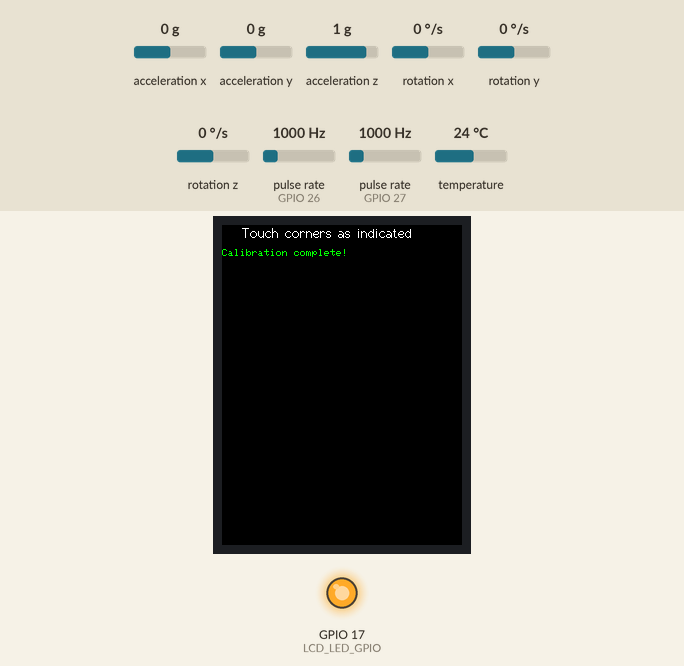
This program was run on a simulated ESP32. On the bench: 320×240 colour display, output pins drawn as LEDs (lit = HIGH). Wiring (inferred from the names in the program): 2 × pulse sensor: data GPIO 26 / data GPIO 27. The test bench sets the inputs (shaded band); at power-on: acceleration y 0 g, pulse rate (sensors on GPIO 26, GPIO 27) 1000 Hz, acceleration z 1 g, acceleration x 0 g, rotation x 0 °/s, rotation y 0 °/s, rotation z 0 °/s, temperature 24 °C. WiFi joins after 1.5 s; servers stay silent unless stated; network time is answered at once with the bench clock; the local clock reads 2024-03-15 10:24:30 at power-on unless the program sets it; storage starts empty; what the program prints to the serial monitor is not drawn.

Above: at 0.4 s.
At 5.2 s:
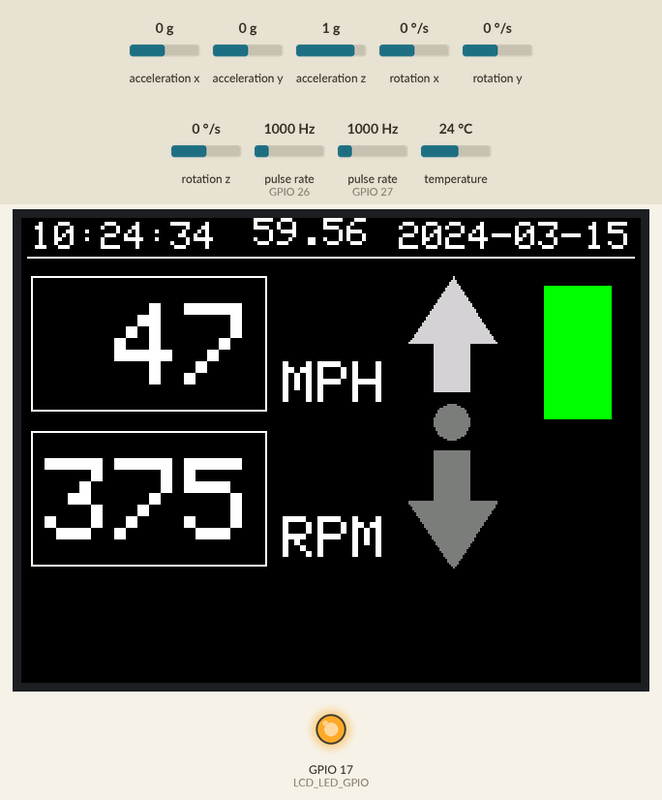
5.3 s: acceleration y set to 1.4 g
At 7.34 s:
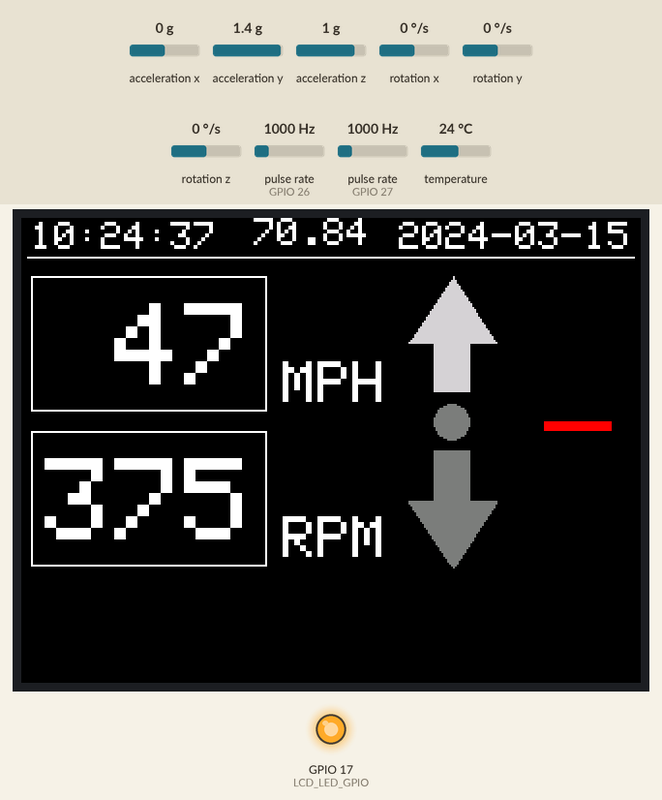
8.3 s: pulse rate (sensor on GPIO 26) set to 100 Hz
At 8.57 s:
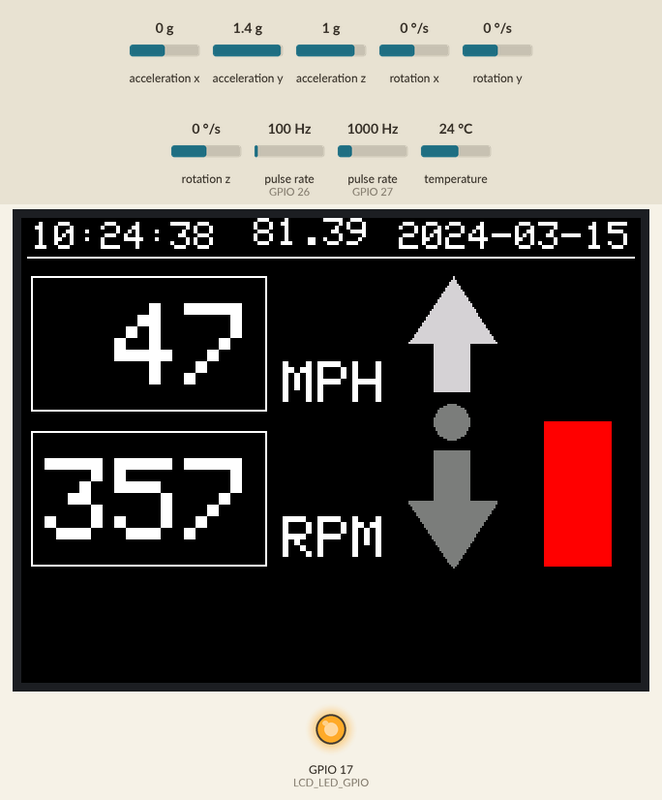
10.2 s: pulse rate (sensor on GPIO 27) set to 100 Hz
11.9 s: acceleration z set to -1.4 g
At 12.15 s:
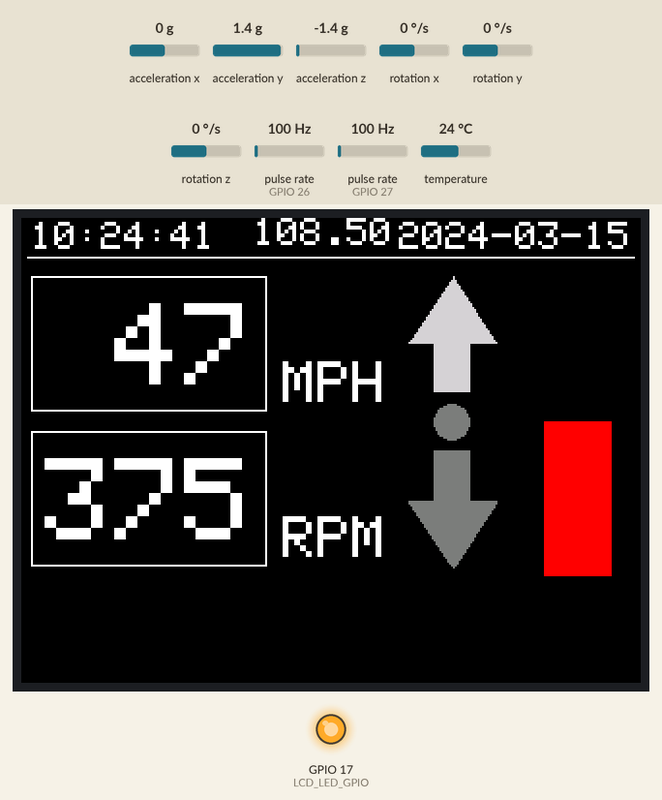
13.4 s: pulse rate (sensor on GPIO 26) set to 2500 Hz
At 16.18 s:
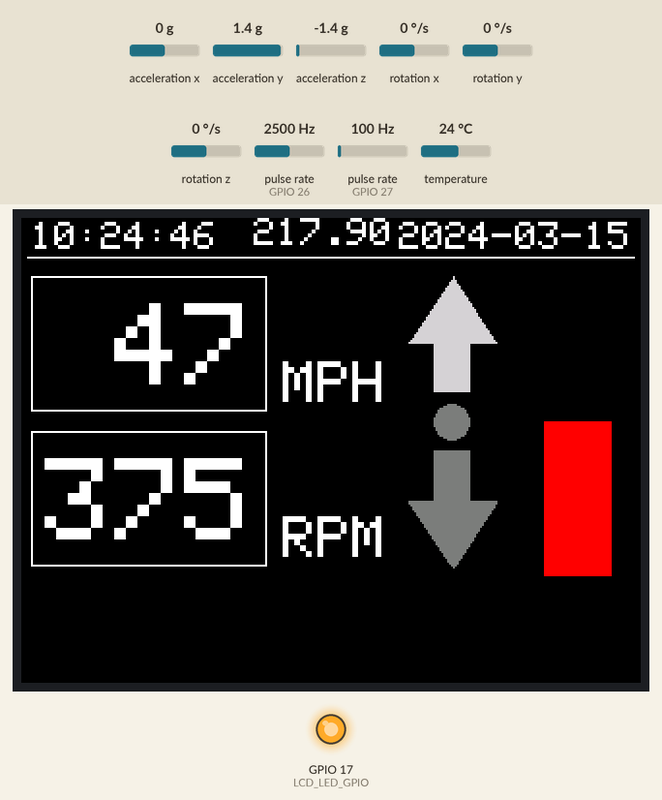
16.4 s: pulse rate (sensor on GPIO 27) set to 350 Hz
Timing chart, 0 to 19.1 s (numbered marks = the images above; inputs shaded):
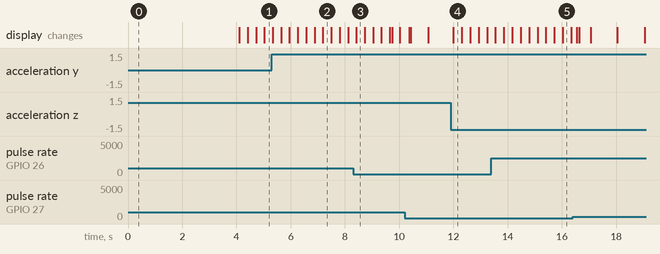

The program:

main.cpp
```cpp
#include <Arduino.h>
#include "SPI.h"
#include "TFT_eSPI.h"

#include "FS.h"
#include "SPIFFS.h"

#include <WiFi.h>
#include <ESPmDNS.h>
#include <WiFiUdp.h>
#include <ArduinoOTA.h>

#include <Adafruit_MPU6050.h>
#include <Adafruit_Sensor.h>
#include <Wire.h>

#include <NTPClient.h>
#include <WiFiUdp.h>

#include <AsyncTCP.h>
#include <ESPAsyncWebServer.h>
#include <WebSerial.h>

const char* ssid = "";
const char* password = "";

#define LCD_LED_GPIO   17
#define PWM1_Ch    0
#define PWM1_Res   8
#define PWM1_Freq  1000

#define WHEEL_SENSOR 27
#define PEDAL_SENSOR 26

#define CALIBRATION_FILE    "/TouchCalData1"
#define RECALIBRATE_TOUCH   false
#define TOUCH_THRESHOLD     300

#define ACCEL_OFFSET_X    -0.64
#define ACCEL_OFFSET_Y    -0.24
#define ACCEL_OFFSET_Z    -1.46

int PWM1_DutyCycle = 0;

static uint32_t last_wheel = 1;
static uint32_t last_last_wheel = 0;
static uint32_t last_five_wheel[5] = {0, 1, 2, 3, 4};

static uint32_t last_pedal = 1;
static uint32_t last_last_pedal = 0;
static uint32_t last_eight_pedal[8] = {0, 1, 2, 3, 4, 5, 6, 7};

static float pitches[100] = {0};

static uint16_t logger_cadence = 0;
static uint16_t logger_speed = 0;
static uint16_t logger_gear = 0;
String logger_buffer = "";

hw_timer_t *logger_timer = NULL;
fs::File file;

uint16_t x, y;
uint16_t ota_counter = 0;

TFT_eSPI tft = TFT_eSPI();
Adafruit_MPU6050 mpu;
WiFiUDP ntpUDP;
NTPClient timeClient(ntpUDP);
AsyncWebServer server(80);

uint32_t get_mph();
uint32_t get_cadence();

void pedal_interrupt() {

  //if less than 20ms since last interrupt, ignore it
  if (millis() - last_pedal < 20) return;

  logger_cadence += 1;

  last_last_pedal = last_pedal;
  last_pedal = millis();

  //shuffle along the array
  for (int i = 0; i < 7; i++) {
    last_eight_pedal[i] = last_eight_pedal[i+1];
  }
  last_eight_pedal[7] = last_pedal;

}

void wheel_interrupt() {

  //if less than 20ms since last interrupt, ignore it
  if (millis() - last_wheel < 100) return;

  logger_speed += 1;

  last_last_wheel = last_wheel;
  last_wheel = millis();

  //shuffle along the array
  for (int i = 0; i < 4; i++) {
    last_five_wheel[i] = last_five_wheel[i+1];
  }
  last_five_wheel[4] = last_wheel;

}

void IRAM_ATTR logger_timer_callback() {
  // Write last values to file system
  logger_buffer += millis();
  logger_buffer += ",";

  logger_buffer += logger_cadence;
  logger_buffer += ",";

  logger_buffer += logger_speed;
  logger_buffer += ",";

  logger_buffer += logger_gear;
  logger_buffer += ",";

  // Zero values
  logger_cadence = 0;
  logger_speed = 0;
}

void touch_calibrate()
{
  uint16_t calData[5];
  uint8_t calDataOK = 0;

  // check file system exists
  if (!SPIFFS.begin()) {
    Serial.println("Formating file system");
    SPIFFS.format();
    SPIFFS.begin();
  }

  // check if calibration file exists and size is correct
  if (SPIFFS.exists(CALIBRATION_FILE)) {
    if (RECALIBRATE_TOUCH)
    {
      // Delete if we want to re-calibrate
      SPIFFS.remove(CALIBRATION_FILE);
    }
    else
    {
      fs::File f = SPIFFS.open(CALIBRATION_FILE, "r");
      if (f) {
        if (f.readBytes((char *)calData, 14) == 14)
          calDataOK = 1;
        f.close();
      }
    }
  }

  if (calDataOK && !RECALIBRATE_TOUCH) {
    // calibration data valid
    tft.setTouch(calData);
  } else {
    // data not valid so recalibrate
    tft.fillScreen(TFT_BLACK);
    tft.setCursor(20, 0);
    tft.setTextFont(2);
    tft.setTextSize(1);
    tft.setTextColor(TFT_WHITE, TFT_BLACK);

    tft.println(F("Touch corners as indicated"));

    tft.setTextFont(1);
    tft.println();

    if (RECALIBRATE_TOUCH) {
      tft.setTextColor(TFT_RED, TFT_BLACK);
      tft.println(F("Set RECALIBRATE_TOUCH to false to stop this running again!"));
    }

    tft.calibrateTouch(calData, TFT_MAGENTA, TFT_BLACK, 15);

    tft.setTextColor(TFT_GREEN, TFT_BLACK);
    tft.println(F("Calibration complete!"));

    // store data
    fs::File f = SPIFFS.open(CALIBRATION_FILE, "w");
    if (f) {
      f.write((const unsigned char *)calData, 14);
      f.close();
    }

  }
}

//Basically a faster drop in replacement for tft.getTouch()
//Also accounts for rotation properly
//wait_z_stop makes it a fair bit slower, its for single touches not swiping
bool get_touch(uint16_t *x, uint16_t *y, bool wait_z_stop) {
  uint16_t x_tmp, y_tmp, x_tmp2, y_tmp2;

  if (tft.getTouchRawZ() < TOUCH_THRESHOLD) return false;
  tft.getTouchRaw(&x_tmp, &y_tmp);

  if (wait_z_stop) {
    uint16_t oldz = tft.getTouchRawZ();
    delayMicroseconds(100);
    uint16_t newz = tft.getTouchRawZ();
    while (newz > oldz) {
      oldz = newz;
      newz = tft.getTouchRawZ();
      delayMicroseconds(100);
    }
  }

  delayMicroseconds(100);

  if (tft.getTouchRawZ() < TOUCH_THRESHOLD) return false;
  tft.getTouchRaw(&x_tmp2, &y_tmp2);

  if (abs(x_tmp2 - x_tmp) > 30) return false;
  if (abs(y_tmp2 - y_tmp) > 30) return false;

  tft.convertRawXY(&x_tmp, &y_tmp);

  float screen_width = tft.getViewportWidth();
  float screen_height = tft.getViewportHeight();

  switch (tft.getRotation()) {
    case 0: {
      *x = x_tmp;
      *y = y_tmp;
      break;
    }
    case 1: {
      *x = y_tmp * (screen_width/screen_height);
      *y = screen_height - (x_tmp * (screen_height/screen_width));
      break;
    }
    case 2: {
      *x = screen_width - x_tmp;
      *y = screen_height - y_tmp;
      break;
    }
    case 3: {
      *x = screen_width - (y_tmp * (screen_width/screen_height));
      *y = x_tmp * (screen_height/screen_width);
      break;
    }
  }

  return true;
}

uint32_t averaged_pedal_speed() {
  int total = 0;
  for (int i = 0; i < 7; i++) {
    total += last_eight_pedal[i+1] - last_eight_pedal[i];
  }

  //convert to rpm
  return (total / 7);
}

uint32_t averaged_wheel_speed() {
  int total = 0;
  for (int i = 0; i < 4; i++) {
    total += last_five_wheel[i+1] - last_five_wheel[i];
  }

  //convert to rpm
  return (total / 4);
}

uint32_t get_mph() {
  uint32_t rpm;

  if (millis() - last_wheel > ((last_wheel - last_last_wheel) * 2)) {
    rpm = 60000/(millis() - last_wheel);
  }
  else {
    rpm = 60000/(last_wheel - last_last_wheel);
  }

  return (0.677*PI*rpm*2.23694)/60;
}

//There are 8 magnets per rotation for cadence
uint32_t get_cadence() {

  if (millis() - last_pedal > ((last_pedal - last_last_pedal)*2)) {
    return 60000/((millis() - last_pedal)*8);
  }
  else {
    return 60000/((averaged_pedal_speed())*8);
  }

}


//-------------------------------Drawing Funcs-------------------------------//
#define TEXT_FG TFT_WHITE
#define TEXT_BG TFT_BLACK
#define BG TFT_BLACK
#define DARK_SHIFT_INDICATORS TFT_DARKGREY
#define LIGHT_SHIFT_INDICATORS TFT_LIGHTGREY


void draw_main() {
  // Cls and reset
  tft.fillScreen(BG);
  tft.setCursor(5, 2);
  tft.setTextColor(TEXT_FG, TEXT_BG);
  tft.setTextSize(2);

  // Divider line between top bar and main screen
  tft.drawFastHLine(3, 20, 314, TEXT_FG);

  // Draw boxes for speed and cadence
  tft.drawRect(5, 30, 122, 70, TEXT_FG);
  tft.drawRect(5, 110, 122, 70, TEXT_FG);

  // Draw labels for speed and cadence
  tft.setTextDatum(BL_DATUM);
  tft.setTextSize(3);
  tft.drawString("MPH", 135, 98);
  tft.drawString("RPM", 135, 178);

  // Draw dark grey shift up/down and circle indicators
  //up arrow
  tft.fillTriangle(200, 64, 245, 64, 223, 30, DARK_SHIFT_INDICATORS);
  tft.fillRect(213, 64, 19, 90-64, DARK_SHIFT_INDICATORS);

  //center circle
  tft.fillRoundRect(213, 96, 19, 19, 9, DARK_SHIFT_INDICATORS);

  //down arrow
  tft.fillTriangle(200, 146, 245, 146, 223, 180, DARK_SHIFT_INDICATORS);
  tft.fillRect(213, 120, 19, 180-146, DARK_SHIFT_INDICATORS);

}

void draw_main_dynamic() {
  tft.setCursor(5, 2);
  tft.setTextColor(TEXT_FG, TEXT_BG);
  tft.setTextSize(2);

  // Draw time
  int hour = timeClient.getHours();
  int minute = timeClient.getMinutes();
  int second = timeClient.getSeconds();

  tft.setTextSize(2);
  if (hour < 10) { tft.print("0"); }
  tft.print(timeClient.getHours());
  tft.print(":");
  if (minute < 10) { tft.print("0"); }
  tft.print(timeClient.getMinutes());
  tft.print(":");
  if (second < 10) { tft.print("0"); }
  tft.print(timeClient.getSeconds());
  tft.print(" ");

  // Draw date
  String formattedDate;
  tft.setTextSize(2);
  formattedDate = timeClient.getFormattedDate();
  tft.setTextDatum(TR_DATUM);
  tft.drawString(formattedDate.substring(0, 10), 315, 2);

  // Draw speed and cadence
  tft.setTextSize(6);
  tft.setTextDatum(TR_DATUM);

  uint32_t speed = get_mph();
  uint32_t cadence = get_cadence();
  tft.drawNumber(speed, 120, 44);
  tft.drawNumber(cadence, 120, 124);

  // Text padding doesnt work for rtl so we have to do it manually
  if (speed < 100) {
    tft.fillRect(6, 31, 40, 68, TEXT_BG);
  }
  if (speed < 10) {
    tft.fillRect(46, 31, 38, 68, TEXT_BG);
  }

  if (cadence < 100) {
    tft.fillRect(6, 111, 40, 68, TEXT_BG);
  }
  if (cadence < 10) {
    tft.fillRect(46, 111, 38, 68, TEXT_BG);
  }


  float average_pitch = 0;
  for (int i = 0; i < 99; i++) {
    average_pitch += pitches[i];
  }
  average_pitch = average_pitch / 100;

  float scaled_pitch = average_pitch * 10;
  if (scaled_pitch > 80) { scaled_pitch = 80; }
  if (scaled_pitch < -80) { scaled_pitch = -80; }
  if (scaled_pitch > -2 && scaled_pitch < 2) { scaled_pitch = 0; }
  // center y is 105
  if (scaled_pitch > 0) {
    tft.fillRect(270, 105, 35, scaled_pitch, TFT_RED);
    tft.fillRect(270, 106 + scaled_pitch, 35, 81-scaled_pitch, BG);
    tft.fillRect(270, 25, 35, 80, BG);

  }
  else {
    tft.fillRect(270, 105 - abs(scaled_pitch), 35, abs(scaled_pitch), TFT_GREEN);
    tft.fillRect(270, 105-80, 35, 80-abs(scaled_pitch), BG);
    tft.fillRect(270, 105, 35, 80, BG);
  }
  if (scaled_pitch == 0) { tft.fillRect(270, 105-2, 25, 5, BG); }


  static float optimal_cadence;
  optimal_cadence = 70;
  optimal_cadence += average_pitch * 1.5;
  // Calculate if the cyclist should shift up or down
  if (cadence > 10) {  // If actually cycling

    if (cadence > optimal_cadence + 10) {  // If cadence is too high, shift up
      tft.fillTriangle(200, 64, 245, 64, 223, 30, LIGHT_SHIFT_INDICATORS);
      tft.fillRect(213, 64, 19, 90-64, LIGHT_SHIFT_INDICATORS);

      tft.fillRoundRect(213, 96, 19, 19, 9, DARK_SHIFT_INDICATORS);

      tft.fillTriangle(200, 146, 245, 146, 223, 180, DARK_SHIFT_INDICATORS);
      tft.fillRect(213, 120, 19, 180-146, DARK_SHIFT_INDICATORS);

    }

    else if (cadence < optimal_cadence - 10) {  // If cadence is too low, shift down
      tft.fillTriangle(200, 146, 245, 146, 223, 180, LIGHT_SHIFT_INDICATORS);
      tft.fillRect(213, 120, 19, 180-146, LIGHT_SHIFT_INDICATORS);

      tft.fillRoundRect(213, 96, 19, 19, 9, DARK_SHIFT_INDICATORS);

      tft.fillTriangle(200, 64, 245, 64, 223, 30, DARK_SHIFT_INDICATORS);
      tft.fillRect(213, 64, 19, 90-64, DARK_SHIFT_INDICATORS);
    }

    else {  // If cadence is optimal
      tft.fillRoundRect(213, 96, 19, 19, 9, LIGHT_SHIFT_INDICATORS);

      tft.fillTriangle(200, 64, 245, 64, 223, 30, DARK_SHIFT_INDICATORS);
      tft.fillRect(213, 64, 19, 90-64, DARK_SHIFT_INDICATORS);

      tft.fillTriangle(200, 146, 245, 146, 223, 180, DARK_SHIFT_INDICATORS);
      tft.fillRect(213, 120, 19, 180-146, DARK_SHIFT_INDICATORS);
    }

  }
  else {              // If not cycling light up centre dot
    tft.fillRoundRect(213, 96, 19, 19, 9, LIGHT_SHIFT_INDICATORS);

    tft.fillTriangle(200, 64, 245, 64, 223, 30, DARK_SHIFT_INDICATORS);
    tft.fillRect(213, 64, 19, 90-64, DARK_SHIFT_INDICATORS);

    tft.fillTriangle(200, 146, 245, 146, 223, 180, DARK_SHIFT_INDICATORS);
    tft.fillRect(213, 120, 19, 180-146, DARK_SHIFT_INDICATORS);
  }

  tft.setCursor(120, 0);
  tft.setTextSize(2);
  // tft.print(average_pitch);
  tft.print(optimal_cadence);


}

void setup() {
  // This lets us measure the boot time
  tft.init();
  tft.fillScreen(TFT_WHITE);

  // Init LCD backlight
  ledcAttachPin(LCD_LED_GPIO, PWM1_Ch);
  ledcSetup(PWM1_Ch, PWM1_Freq, PWM1_Res);
  ledcWrite(PWM1_Ch, 255);

  // Init serial
  Serial.begin(9600);
  while (!Serial);

  // Init SPIFFS
  if(!SPIFFS.begin()){
    Serial.println("SPIFFS Failed");
  }

  // Init Touch
  touch_calibrate();

  // Init Wifi
  WiFi.mode(WIFI_STA);
  WiFi.begin(ssid, password);
  if (WiFi.waitForConnectResult() != WL_CONNECTED) {
    Serial.println("Connection Failed! Continuing without wifi...");
    // delay(2000);
    // ESP.restart();
  }

  if (WiFi.isConnected()) {

    // Init OTA
    ArduinoOTA
      .onStart([]() {
        // timerAlarmDisable(logger_timer);
        // timerEnd(logger_timer);
        // timerAlarmWrite(logger_timer, 0, false);

        String type;
        if (ArduinoOTA.getCommand() == U_FLASH)
          type = "sketch";
        else // U_SPIFFS
          type = "filesystem";

        // NOTE: if updating SPIFFS this would be the place to unmount SPIFFS using SPIFFS.end()
        Serial.println("Start updating " + type);
      })
      .onEnd([]() {
        Serial.println("\nEnd");
      })
      .onProgress([](unsigned int progress, unsigned int total) {
        Serial.printf("Progress: %u%%\r", (progress / (total / 100)));
      })
      .onError([](ota_error_t error) {
        Serial.printf("Error[%u]: ", error);
        if (error == OTA_AUTH_ERROR) Serial.println("Auth Failed");
        else if (error == OTA_BEGIN_ERROR) Serial.println("Begin Failed");
        else if (error == OTA_CONNECT_ERROR) Serial.println("Connect Failed");
        else if (error == OTA_RECEIVE_ERROR) Serial.println("Receive Failed");
        else if (error == OTA_END_ERROR) Serial.println("End Failed");
      });

    ArduinoOTA.begin();

    Serial.println("Ready");
    Serial.print("IP address: ");
    Serial.println(WiFi.localIP());

    // Quick update check
    for (int i = 0; i < 200; i++) {
      ArduinoOTA.handle();
      delay(10);
    }

    // Init NTP
    timeClient.begin();
    timeClient.setTimeOffset(3600);
    while(!timeClient.update()) {
      timeClient.forceUpdate();
    }

    // Init Webserial
    WebSerial.begin(&server);
    server.begin();

  }


  // Init sensors pins
  pinMode(PEDAL_SENSOR, INPUT);
  pinMode(WHEEL_SENSOR, INPUT);

  // Init sensors interrupts
  attachInterrupt(PEDAL_SENSOR, pedal_interrupt, RISING);
  attachInterrupt(WHEEL_SENSOR, wheel_interrupt, RISING);

  // Init MPU
  mpu.begin();
  mpu.setAccelerometerRange(MPU6050_RANGE_2_G);
  mpu.setGyroRange(MPU6050_RANGE_500_DEG);
  mpu.setFilterBandwidth(MPU6050_BAND_5_HZ);


  // Finish setting up LCD
  tft.setRotation(3);
  tft.setTextColor(TFT_WHITE, TFT_BLACK);
  tft.setTextSize(2);
  tft.fillScreen(TFT_BLACK);

  draw_main();


  // file = SPIFFS.open("/test.txt", FILE_WRITE, true);

  // logger_timer = timerBegin(0, 80, true);
  // timerAttachInterrupt(logger_timer, &logger_timer_callback, true);
  // timerAlarmWrite(logger_timer, 400000, true); // Trigger every second
  // timerAlarmEnable(logger_timer); //Just Enable
}


static uint32_t last_click = 0;
static uint32_t last_screen_update = 0;

void loop() {

  draw_main_dynamic();


  sensors_event_t a, g, temp;
  mpu.getEvent(&a, &g, &temp);

  float pitch = (atan2((a.acceleration.y + ACCEL_OFFSET_Y), (a.acceleration.z + ACCEL_OFFSET_Z)) * 57.3) - 33.14;
  for (int i = 0; i < 99; i++) {
    pitches[i] = pitches[i+1];
  }
  pitches[99] = pitch;

  // The following commented code is for the logger
  // if (get_touch(&x, &y, true)) {

  //   if (last_click + 1000 < millis()) {
  //     last_click = millis();

  //     if (x > 200 && x < 245 && y > 30 && y < 90) {
  //       if (logger_gear < 9) logger_gear++;
  //     }
  //     if (x > 200 && x < 245 && y > 120 && y < 180) {
  //       if (logger_gear > 0) logger_gear--;
  //     }

  //     if (x > 270 && x < 312 && y > 36 && y < 90) {
  //       // print entire contents of file
  //       timerAlarmDisable(logger_timer);

  //       WebSerial.print("closing file...");
  //       file.close();
  //       file = SPIFFS.open("/test.txt", FILE_READ);
  //       while(file.available()){
  //         WebSerial.println(file.readStringUntil('\n'));
  //       }
  //       file.close();

  //       file = SPIFFS.open("/test.txt", FILE_WRITE, true);
  //       timerAlarmEnable(logger_timer);
  //     }

  //   }
  // }


  // tft.drawNumber(logger_gear, 170, 90);

  // if (logger_buffer != "") {
  //   sensors_event_t a, g, temp;
  //   mpu.getEvent(&a, &g, &temp);

  //   logger_buffer += String(a.acceleration.x) + "," + String(a.acceleration.y) + "," + String(a.acceleration.z);
  //   logger_buffer += "," + String(get_mph()) + "," + String(get_cadence());

  //   file.println(logger_buffer);
  //   logger_buffer = "";
  // }

  // ota_counter++;
  // if (ota_counter > 10 && logger_gear == 0) {
  //   ota_counter = 0;

  //   timerAlarmDisable(logger_timer);
  //   ArduinoOTA.handle();
  //   timerAlarmEnable(logger_timer);
  // }

  delay(10);
  yield();
  ArduinoOTA.handle();

}
```
